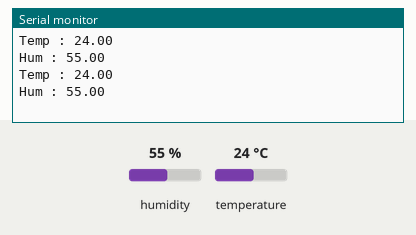
Simulated run of this sketch. Board: Arduino Uno, built with avr-gcc and run on an emulated ATmega328P. On the bench: the last lines printed to the serial monitor. Inputs (shaded band) come from the test bench; at power-on: humidity 55 %, temperature 24 °C.

Above: at 2.8 s.
2.9 s: humidity set to 22 %
At 5.3 s:
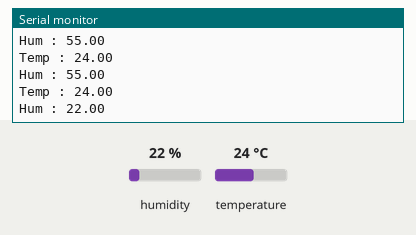
5.6 s: temperature set to 12 °C
At 6.5 s:
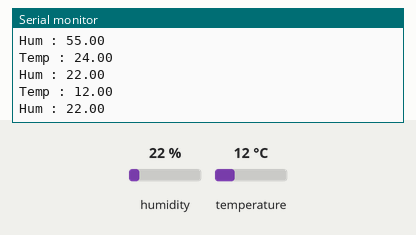
8.3 s: humidity set to 40 %
At 11.3 s:
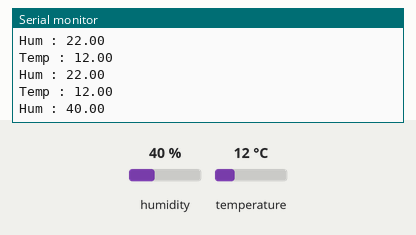
Timing chart, 0 to 12.8 s (numbered marks = the images above; inputs shaded):
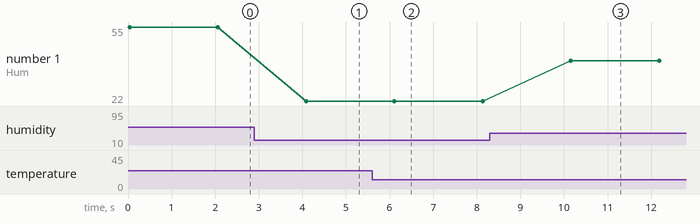

Measured:
- after the input at 2.9 s, the serial monitor: prints a new line after 1.2 s (image 1)
- after the input at 5.6 s, the serial monitor: prints a new line after 0.50 s (image 2)
- after the input at 8.3 s, the serial monitor: prints a new line after 1.9 s (image 3)
- plotted number 1: 55 → 22 after the input at 2.9 s, 22 → 40 after the input at 8.3 s

The sketch:

temp.ino
```cpp
#include "DHT.h"

#define DHTPIN 4
#define DHTTYPE DHT11

DHT  dht(DHTPIN, DHTTYPE);

void setup() {
  Serial.begin(9600);
  dht.begin();

}

void loop() {
  float temp = dht.readTemperature();
  float hum = dht.readHumidity();


  if(!isnan(temp) && !isnan(hum)){
    Serial.print("Temp : ");
    Serial.println(temp);
    Serial.print("Hum : ");
    Serial.println(hum);
  }

delay(2000);
}
```
